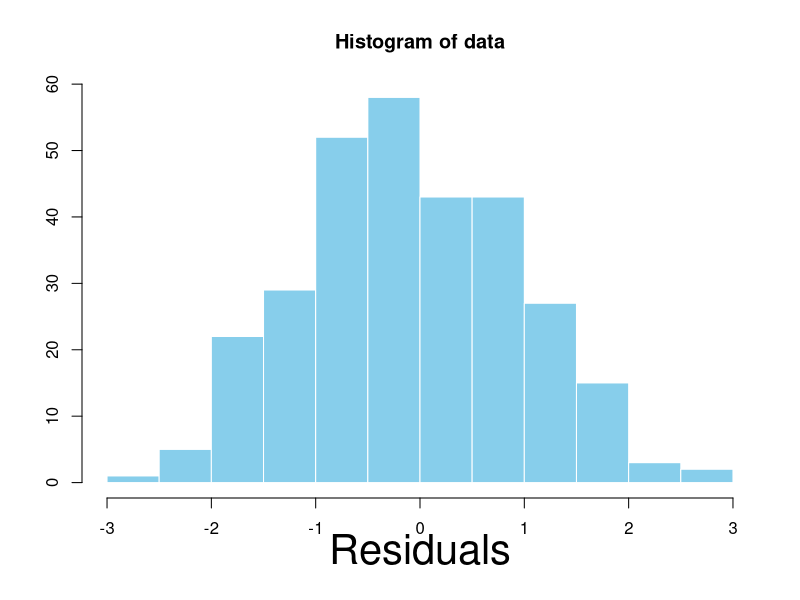
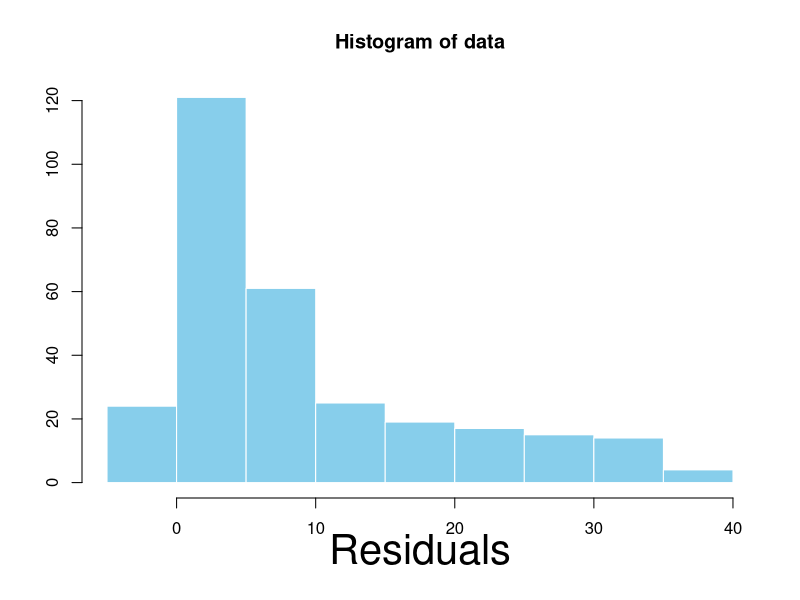
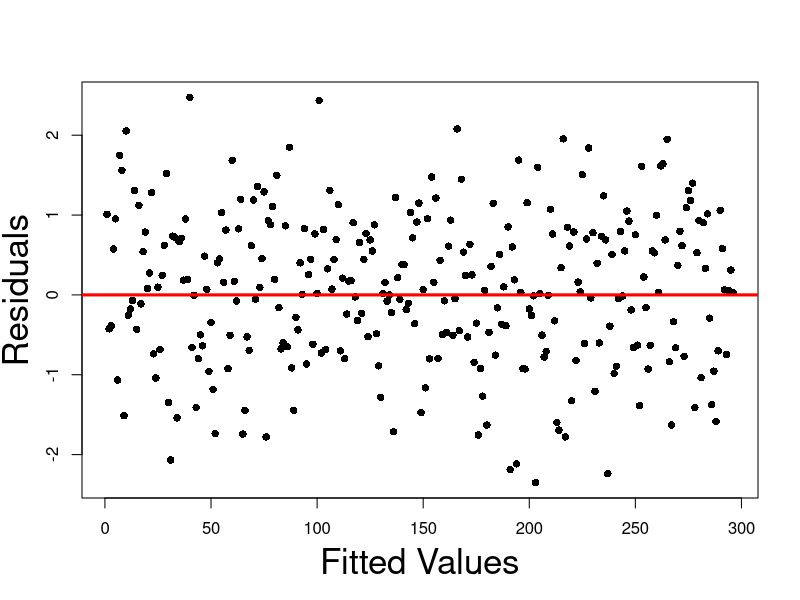
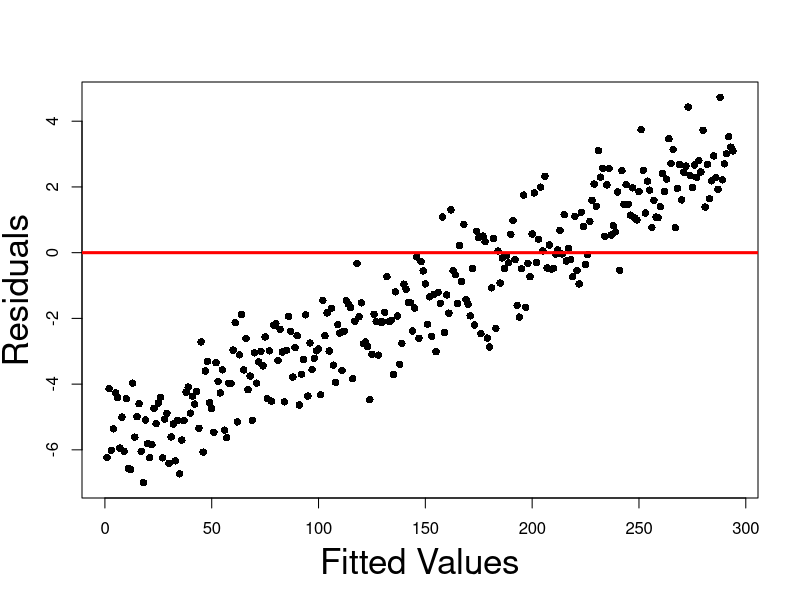
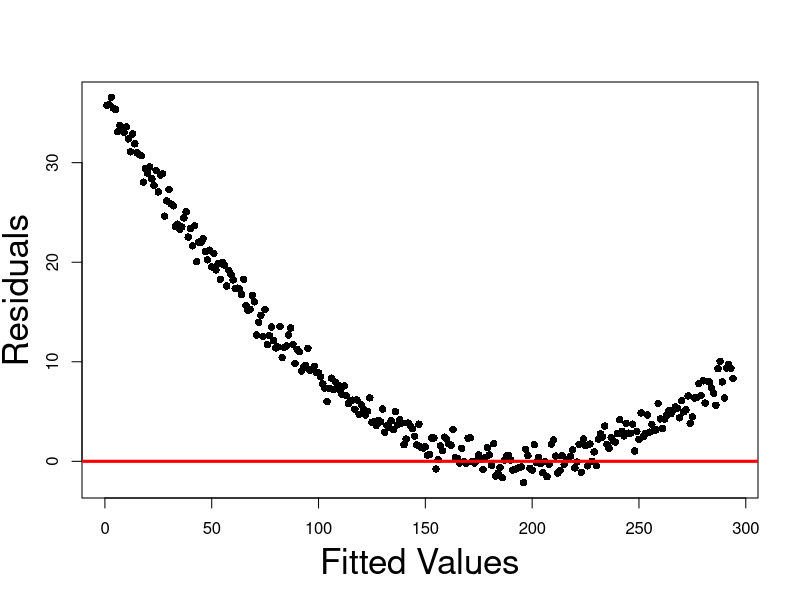
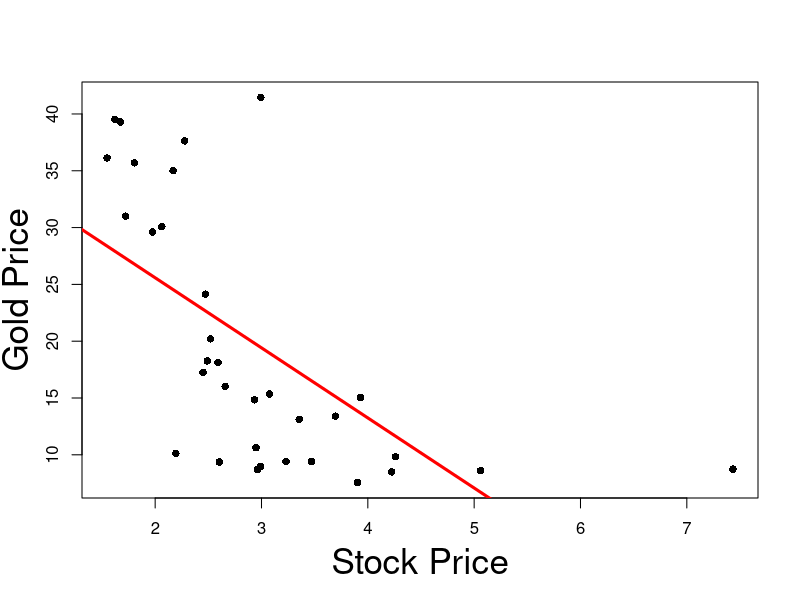
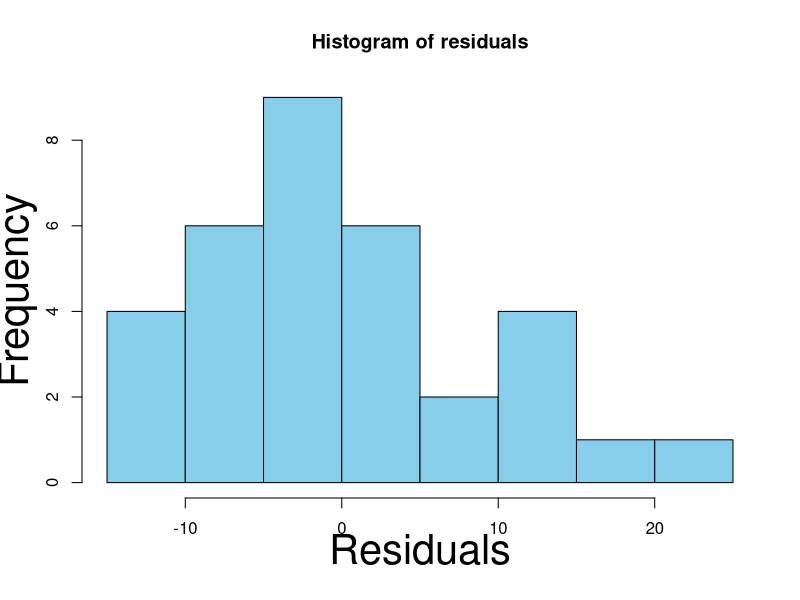
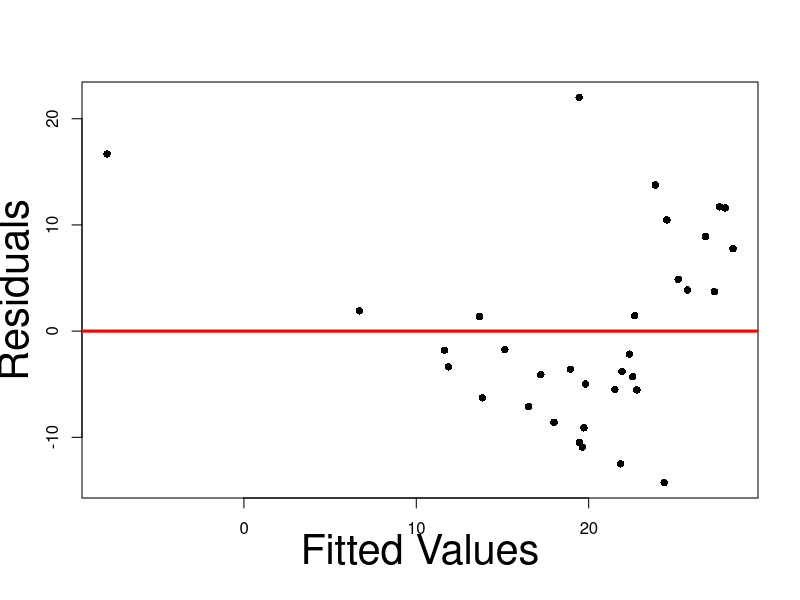

Reproduce these figures in R, in order.
## ---- chunk 1
#| echo: false
#| fig-asp: 1

# Generate random N(0,1) vector
data <- rnorm(300)

# Plot histogram of transformed data
hist(data, 
     xlab = "", 
     ylab = "", 
     col = "skyblue", 
     border = "white")

# Increase label size
mtext("Residuals", side=1, line=2.5, cex=2.5)
## ---- chunk 2
#| echo: false
#| fig-asp: 1

# Generate random N(0,1) vector
data <- rnorm(300)

trend <- seq(-6, 3, length.out = length(data))

# Add quadratic trend
data <- data + trend ^ 2

# Plot histogram of transformed data
hist(data, 
     xlab = "", 
     ylab = "", 
     col = "skyblue", 
     border = "white")

# Increase label size
mtext("Residuals", side=1, line=2.5, cex=2.5)
## ---- chunk 3
#| echo: false
#| fig-asp: 1

# Generate random N(0,1) vector
data <- rnorm(300)

# Threshold at 2.5 standard deviation for 
# better plot

data <- data[abs(data) <= 2.5]

plot(data, 
    xlab = "", 
    ylab = "", 
    pch = 16)

mtext("Fitted Values", side=1, line=3, cex=2.1)
mtext("Residuals", side=2, line=2.5, cex=2.1)

abline(0, 0, col = "red", lwd = 3)
## ---- chunk 4
#| echo: false
#| fig-asp: 1

# Generate random N(0,1) vector
data <- rnorm(300)

# Threshold at 2.5 standard deviation for 
# better plot

data <- data[abs(data) <= 2.5]

trend <- seq(-6, 3, length.out = length(data))

# Add linear trend
data <- data + trend

plot(data, 
    xlab = "", 
    ylab = "", 
    pch = 16)

mtext("Fitted Values", side=1, line=3, cex=2.1)
mtext("Residuals", side=2, line=2.5, cex=2.1)

abline(0, 0, col = "red", lwd = 3)
## ---- chunk 5
#| echo: false
#| fig-asp: 1

# Generate random N(0,1) vector
data <- rnorm(300)

# Threshold at 2.5 standard deviation for 
# better plot

data <- data[abs(data) <= 2.5]

trend <- seq(-6, 3, length.out = length(data))

# Add quadratic trend
data <- data + trend ^ 2

plot(data, 
    xlab = "", 
    ylab = "", 
    pch = 16)

mtext("Fitted Values", side=1, line=3, cex=2.1)
mtext("Residuals", side=2, line=2.5, cex=2.1)

abline(0, 0, col = "red", lwd = 3)
## ---- chunk 6
#| echo: false
#| fig-asp: 1

# Read the data
prices <- read.table(file = "datasets/stock_gold.txt",
                   header = TRUE
                  )

stock.price <- prices$stock_price
gold.price <- prices$gold_price

# Fit regression model
model <- lm(gold.price ~ stock.price)

# Create the plot
plot(stock.price,
     gold.price, 
     xlab = "", 
     ylab= "",
     pch = 16)

# Add labels
mtext("Stock Price", side=1, line=3, cex=2.1)
mtext("Gold Price", side=2, line=2.5, cex=2.1)

# Plot regression line
abline(model, col = "red", lwd = 3)
## ---- chunk 7
#| echo: false
#| fig-asp: 1

# Read the data
prices <- read.table(file = "datasets/stock_gold.txt",
                   header = TRUE
                  )

stock.price <- prices$stock_price
gold.price <- prices$gold_price

# Fit regression model
model <- lm(gold.price ~ stock.price)

# Compute residuals
residuals <- model$resid

# Histogram of residuals
hist(residuals,
xlab = "",
ylab = "",
col = "skyblue")

# Increase label size
mtext("Residuals", side = 1, line = 2.5, cex = 2.5)
mtext("Frequency", side = 2, line = 2.5, cex = 2.5)
## ---- chunk 8
#| echo: false
#| fig-asp: 1

# Read the data
prices <- read.table(file = "datasets/stock_gold.txt",
                   header = TRUE
                  )

stock.price <- prices$stock_price
gold.price <- prices$gold_price

# Fit regression model
model <- lm(gold.price ~ stock.price)

# Compute residuals
residuals <- model$resid

# Compute fitted values
fitted <- model$fitted

# Plot the residual graph
plot(fitted, residuals,
     xlab = "", 
     ylab = "",
     pch = 16)

# Increase label size
mtext("Fitted Values", side = 1, line = 2.5, cex = 2.5)
mtext("Residuals", side = 2, line = 2.5, cex = 2.5)

# Add y = 0 line for reference
abline(0, 0, col = "red", lwd = 3)
## ---- chunk 9
#| echo: false
#| fig-asp: 1

# Read the data
prices <- read.table(file = "datasets/stock_gold.txt",
                   header = TRUE
                  )

stock.price <- prices$stock_price
gold.price <- prices$gold_price

# Fit regression model
model <- lm(gold.price ~ stock.price)

# Compute residuals
residuals <- model$resid

# Compute fitted values
fitted <- model$fitted

# Plot the residual graph
plot(fitted, residuals,
     xlab = "", 
     ylab = "",
     pch = 16)

# Increase label size
mtext("Fitted Values", side = 1, line = 2.5, cex = 2.5)
mtext("Residuals", side = 2, line = 2.5, cex = 2.5)

# Add y = 0 line for reference
abline(0, 0, col = "red", lwd = 3)
## ---- chunk 10
#| echo: false
#| fig-asp: 1

# Read the data
prices <- read.table(file = "datasets/stock_gold.txt",
                   header = TRUE
                  )

stock.price <- prices$stock_price
gold.price <- prices$gold_price

# Transform data via log(y)
log.gold.price <- log(gold.price)

# Fit linear model with log(y) data
log.model <- lm(log.gold.price ~ stock.price)

# Compute residuals for log model
log.residuals <- log.model$resid

# Compute fitted values for log model
log.fitted <- log.model$fitted

# Plot the residual graph
plot(log.fitted, log.residuals,
     xlab = "", 
     ylab = "",
     pch = 16)

# Increase label size
mtext("Fitted Values", side = 1, line = 2.5, cex = 2.5)
mtext("Residuals", side = 2, line = 2.5, cex = 2.5)

# Add y = 0 line for reference
abline(0, 0, col = "red", lwd = 3)
## ---- chunk 11
#| echo: false
#| fig-asp: 1

# Read the data
prices <- read.table(file = "datasets/stock_gold.txt",
                   header = TRUE
                  )

stock.price <- prices$stock_price
gold.price <- prices$gold_price

# Fit regression model
model <- lm(gold.price ~ stock.price)

# Compute residuals
residuals <- model$resid

# Compute fitted values
fitted <- model$fitted

# Histogram of residuals
hist(residuals,
xlab = "",
ylab = "",
col = "skyblue")

# Increase label size
mtext("Residuals", side = 1, line = 2.5, cex = 2.5)
mtext("Frequency", side = 2, line = 2.5, cex = 2.5)
## ---- chunk 12
#| echo: false
#| fig-asp: 1

# Read the data
prices <- read.table(file = "datasets/stock_gold.txt",
                   header = TRUE
                  )

stock.price <- prices$stock_price
gold.price <- prices$gold_price

# Transform data via log(y)
log.gold.price <- log(gold.price)

# Fit linear model with log(y) data
log.model <- lm(log.gold.price ~ stock.price)

# Compute residuals for log model
log.residuals <- log.model$resid

# Compute fitted values for log model
log.fitted <- log.model$fitted

# Histogram of residuals
hist(log.residuals,
xlab = "",
ylab = "",
col = "skyblue")

# Increase label size
mtext("Residuals", side = 1, line = 2.5, cex = 2.5)
mtext("Frequency", side = 2, line = 2.5, cex = 2.5)
## ---- chunk 13
#| echo: false
#| fig-asp: 1

# Read the data
prices <- read.table(file = "datasets/stock_gold.txt",
                   header = TRUE
                  )

stock.price <- prices$stock_price
gold.price <- prices$gold_price

# Fit regression model
model <- lm(gold.price ~ stock.price)

# Compute residuals
residuals <- model$resid

# Time-series plot of residuals
plot(residuals, 
     xlab = "", 
     ylab= "",
     pch = 16,
     cex = 1.5)

# Add labels
mtext("Time", side=1, line=3, cex=2.1)
mtext("Residuals", side=2, line=2.5, cex=2.1)

# Add line y = 0 for reference
abline(0, 0, col = "red", lwd = 3)
## ---- chunk 14
# Read the data
prices <- read.table(file = "datasets/stock_gold.txt",
                   header = TRUE
                  )

stock.price <- prices$stock_price
gold.price <- prices$gold_price

# Fit regression model
model <- lm(gold.price ~ stock.price)

# Compute residuals
residuals <- model$resid

# Compute length of residuals
length(residuals)
## ---- chunk 15
#| echo: false
#| fig-asp: 1

# Read the data
prices <- read.table(file = "datasets/stock_gold.txt",
                   header = TRUE
                  )

stock.price <- prices$stock_price
gold.price <- prices$gold_price

# Fit regression model
model <- lm(gold.price ~ stock.price)

# Compute residuals
residuals <- model$resid

# Generate lagged version of residuals
residuals.lag.0 <- residuals[2:33]
residuals.lag.1 <-residuals[1:32]

# Plot Lag0 Vs Lag1 residuals
plot(residuals.lag.0, 
     residuals.lag.1,
     xlab = "", 
     ylab= "",
     pch = 16,
     cex = 1.5)

# Add labels
mtext("Residuals Lag 0", side=1, line=3, cex=2.1)
mtext("Residuals Lag 1", side=2, line=2.5, cex=2.1)
## ---- chunk 16
#| echo: true

# Enter the data
Z1 <- c(10, 15, 18, 24, 30)
Z3 <- c(52, 75, 97, 129, 152)

# Compute correlation
cor(Z1, Z3)
## ---- chunk 17
#| echo: true

# Enter the data
Z1 <- c(10, 15, 18, 24, 30)
Z2 <- c(50, 75, 90, 120, 150)
Z3 <- c(52, 75, 97, 129, 152)

# Assemble design matrix
Z <- matrix(c(Z1, Z2, Z3), ncol = 3)

# Compute determinant of Z^T Z
det ( t(Z) %*% Z )
## ---- chunk 18
# Enter the data
Z1 <- c(10, 15, 18, 24, 30)
Z2 <- c(50, 75, 90, 120, 150)
Z3 <- c(52, 75, 97, 129, 152)

# Consider perturbation Z1 + 0.01
PZ1 <- Z1 + 0.01

# Assemble perturbed design matrix
Z <- matrix(c(PZ1, Z2, Z3), ncol = 3)

# Compute the inverse of Z^T Z
solve ( t(Z) %*% Z )
## ---- chunk 19
# Enter the data
Z1 <- c(10, 15, 18, 24, 30)
Z2 <- c(50, 75, 90, 120, 150)
Z3 <- c(52, 75, 97, 129, 152)

# Consider perturbation Z1 + 0.02
PZ1 <- Z1 + 0.02

# Assemble perturbed design matrix
Z <- matrix(c(PZ1, Z2, Z3), ncol = 3)

# Compute the inverse of Z^T Z
solve ( t(Z) %*% Z )
## ---- chunk 20
Z1 <- c(10, 15, 18, 24, 30)
mean(Z1)
## ---- chunk 21
# Enter data
y <- c(70, 65, 90, 95, 110, 115, 120, 140, 155, 150)
x2 <- c(80, 100, 120, 140, 160, 180, 200, 220, 240, 260)
x3 <- c(810, 1009, 1273, 1425, 1633, 1876, 2052, 2201, 2435, 2686)

# Fit model
model <- lm(y ~ x2 + x3)

# We want to display only part of summary
# First capture the output into a vector
temp <- capture.output(summary(model))

# Then print only the lines of interest
cat(paste(temp[9:20], collapse = "\n"))
## ---- chunk 22
# Enter data
x2 <- c(80, 100, 120, 140, 160, 180, 200, 220, 240, 260)
x3 <- c(810, 1009, 1273, 1425, 1633, 1876, 2052, 2201, 2435, 2686)

# Compute correlation
cor(x2, x3)
## ---- chunk 23
# Enter data
y <- c(70, 65, 90, 95, 110, 115, 120, 140, 155, 150)
x2 <- c(80, 100, 120, 140, 160, 180, 200, 220, 240, 260)
x3 <- c(810, 1009, 1273, 1425, 1633, 1876, 2052, 2201, 2435, 2686)

# Fit expenditure as function of income
model.1 <- lm(y ~ x2)

# Capture output
temp.1 <- capture.output(summary(model.1))

# Print reduced output
cat(paste(temp.1[9:19], collapse = "\n"))
## ---- chunk 24
# Enter data
y <- c(70, 65, 90, 95, 110, 115, 120, 140, 155, 150)
x2 <- c(80, 100, 120, 140, 160, 180, 200, 220, 240, 260)
x3 <- c(810, 1009, 1273, 1425, 1633, 1876, 2052, 2201, 2435, 2686)

# Fit expenditure as function of wealth
model.2 <- lm(y ~ x3)

# Capture output
temp.2 <- capture.output(summary(model.2))

# Print reduced output
cat(paste(temp.2[9:19], collapse = "\n"))
## ---- chunk 25
longley <- read.table(file = "datasets/longley.txt",
                      header = TRUE)

head(longley,n=3)
## ---- chunk 26
# Read data file
longley <- read.table(file = "datasets/longley.txt",
                      header = TRUE)

# Return correlations larger than 0.9
cor(longley[ , 1:5]) > 0.9
## ---- chunk 27
#| echo: true
#| code-fold: true
#| code-summary: "Click here for full code"
#| fig-asp: 1

# Divorces data
year <- c(1, 2, 3, 4, 5, 6,7, 8, 9, 10, 15, 20, 25, 30)
percent <- c(3.51, 9.5, 8.91, 9.35, 8.18, 6.43, 5.31, 
             5.07, 3.65, 3.8, 2.83, 1.51, 1.27, 0.49)

# Fit linear model
linear <- lm(percent ~ year)

# Fit order 6 model
order_6 <- lm(percent ~ year  + I( year^2 ) + I( year^3 ) + 
                                I( year^4 ) + I( year^5 ) +
                                I( year^6 ))

# Scatter plot of data
plot(year, percent, xlab = "", ylab = "", pch = 16, cex = 2)

# Add labels
mtext("Years of marriage", side = 1, line = 3, cex = 2.1)
mtext("Risk of divorce by adultery", side = 2, line = 2.5, cex = 2.1)

# Plot Linear Vs Quadratic
polynomial <- Vectorize(function(x, ps) {
  n <- length(ps)
  sum(ps*x^(1:n-1))
}, "x")
curve(polynomial(x, coef(linear)), add=TRUE, col = "red", lwd = 2)
curve(polynomial(x, coef(order_6)), add=TRUE, col = "blue", lty = 2, lwd = 3)
legend("topright", legend = c("Linear", "Order 6"), 
       col = c("red", "blue"), lty = c(1,2), cex = 3, lwd = 3)
## ---- chunk 28
#| echo: true
#| code-fold: true
#| code-summary: "Click here for full code"
#| fig-asp: 1

# Divorces data
year <- c(1, 2, 3, 4, 5, 6,7, 8, 9, 10, 15, 20, 25, 30)
percent <- c(3.51, 9.5, 8.91, 9.35, 8.18, 6.43, 5.31, 
             5.07, 3.65, 3.8, 2.83, 1.51, 1.27, 0.49)

# Fit linear model
linear <- lm(percent ~ year)

# Fit order 6 model
order_6 <- lm(percent ~ year  + I( year^2 ) + I( year^3 ) + 
                                I( year^4 ) + I( year^5 ) +
                                I( year^6 ))

# Scatter plot of data
plot(year, percent, xlab = "", ylab = "", pch = 16, cex = 2)

# Add labels
mtext("Years of marriage", side = 1, line = 3, cex = 2.1)
mtext("Risk of divorce by adultery", side = 2, line = 2.5, cex = 2.1)

# Plot Linear Vs Quadratic
polynomial <- Vectorize(function(x, ps) {
  n <- length(ps)
  sum(ps*x^(1:n-1))
}, "x")
curve(polynomial(x, coef(linear)), add=TRUE, col = "red", lwd = 2)
curve(polynomial(x, coef(order_6)), add=TRUE, col = "blue", lty = 2, lwd = 3)
legend("topright", legend = c("Linear", "Order 6"), 
       col = c("red", "blue"), lty = c(1,2), cex = 3, lwd = 3)
## ---- chunk 29
#| echo: true
#| code-fold: true
#| code-summary: "Click here for full code"
#| fig-asp: 1

# Divorces data
year <- c(1, 2, 3, 4, 5, 6,7, 8, 9, 10, 15, 20, 25, 30)
percent <- c(3.51, 9.5, 8.91, 9.35, 8.18, 6.43, 5.31, 
             5.07, 3.65, 3.8, 2.83, 1.51, 1.27, 0.49)

# Fit linear model
linear <- lm(percent ~ year)

# Fit order 6 model
order_6 <- lm(percent ~ year  + I( year^2 ) + I( year^3 ) + 
                                I( year^4 ) + I( year^5 ) +
                                I( year^6 ))

# Scatter plot of data
plot(year, percent, xlab = "", ylab = "", pch = 16, cex = 2)

# Add labels
mtext("Years of marriage", side = 1, line = 3, cex = 2.1)
mtext("Risk of divorce by adultery", side = 2, line = 2.5, cex = 2.1)

# Plot Linear Vs Quadratic
polynomial <- Vectorize(function(x, ps) {
  n <- length(ps)
  sum(ps*x^(1:n-1))
}, "x")
curve(polynomial(x, coef(linear)), add=TRUE, col = "red", lwd = 2)
curve(polynomial(x, coef(order_6)), add=TRUE, col = "blue", lty = 2, lwd = 3)
legend("topright", legend = c("Linear", "Order 6"), 
       col = c("red", "blue"), lty = c(1,2), cex = 3, lwd = 3)
